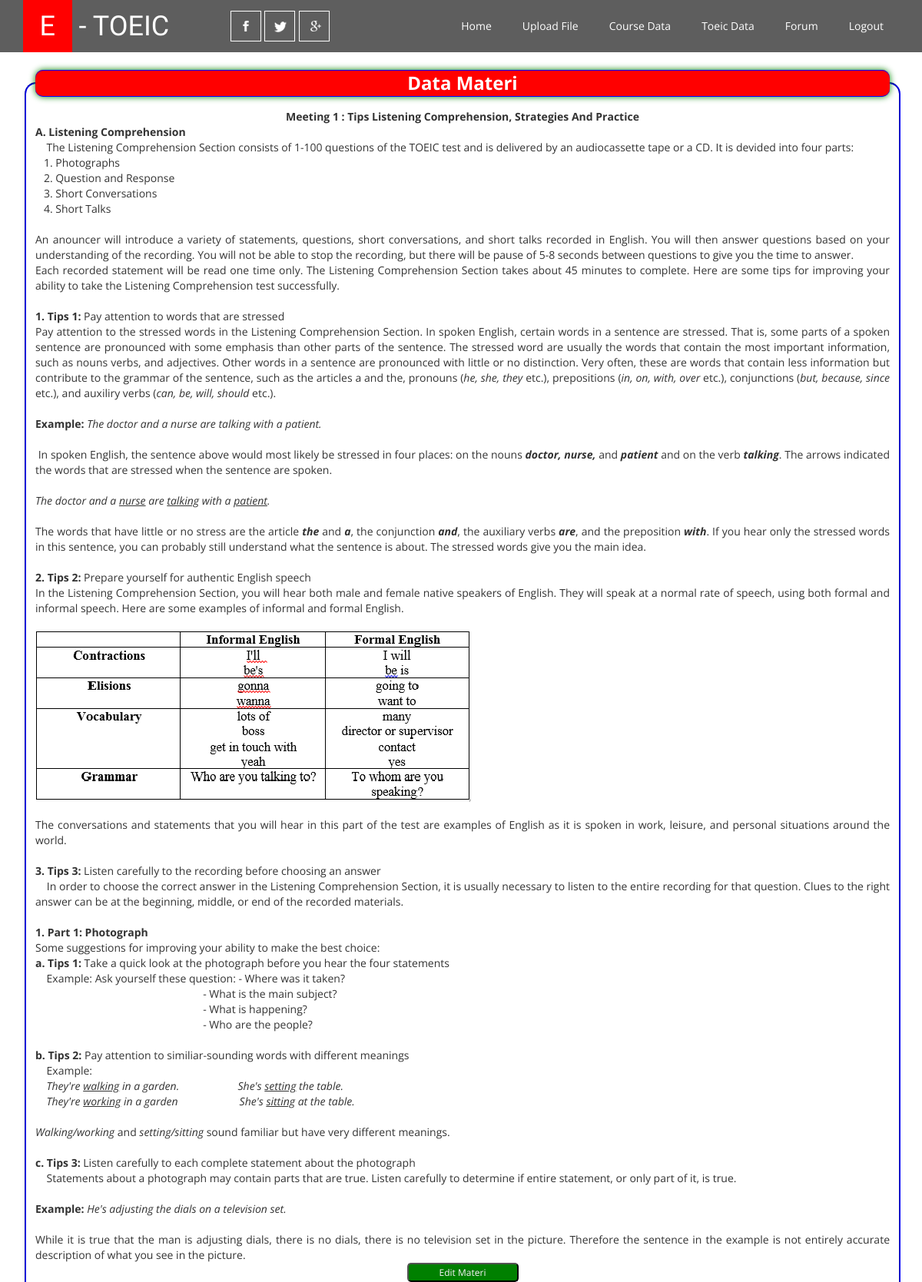
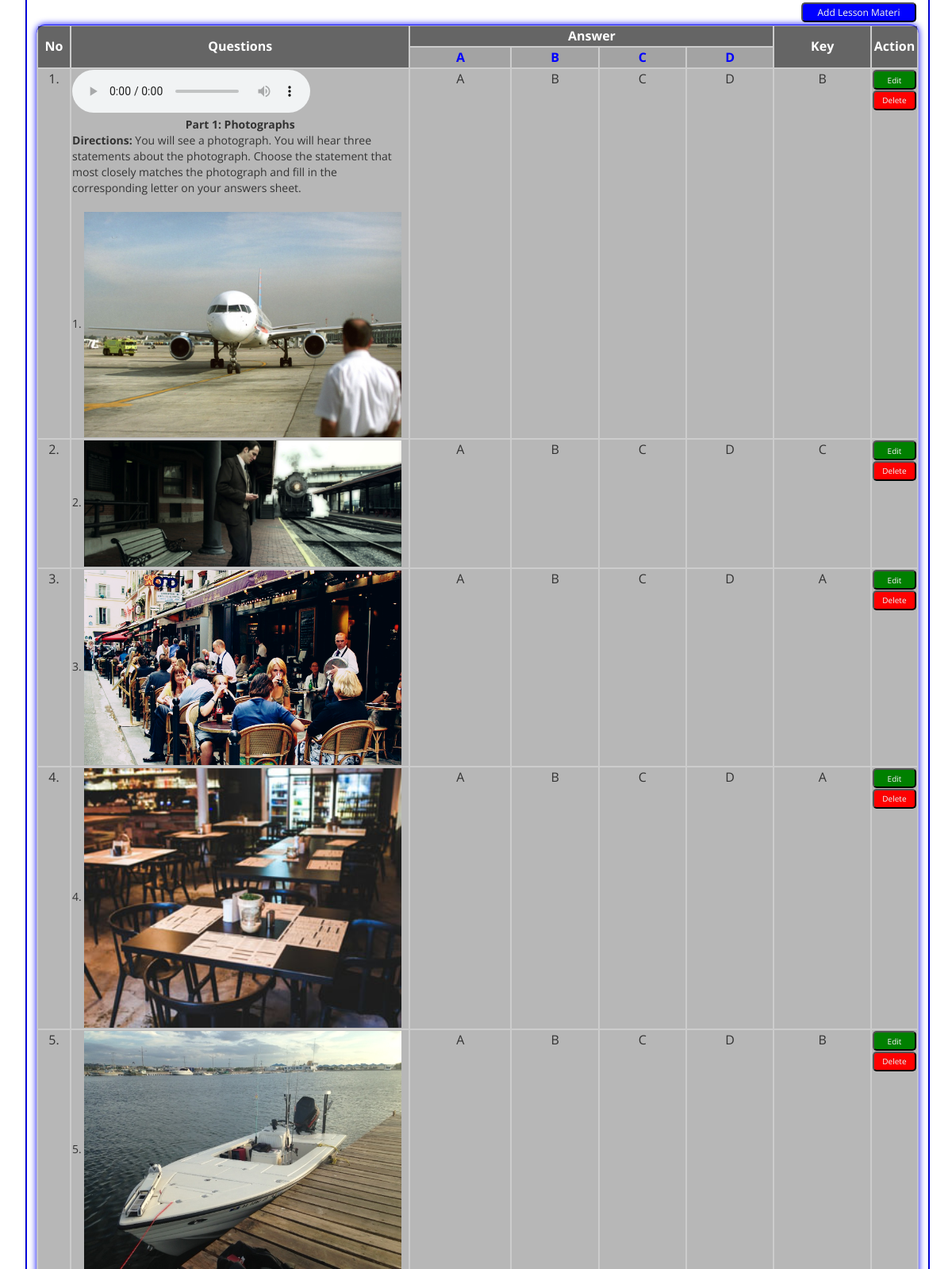
The app's page /main.php?p=materi-show&id=meeting1 (signed in, upper part) with its own data (2 pictures, top to bottom).
### tables this page shows
CREATE TABLE IF NOT EXISTS `materi` (
  `id_materi` varchar(11) NOT NULL,
  `isi_materi` text NOT NULL,
  PRIMARY KEY (`id_materi`)
);

CREATE TABLE IF NOT EXISTS `soal_materi` (
  `id_soal_materi` int(11) NOT NULL AUTO_INCREMENT,
  `id_materi` varchar(11) NOT NULL,
  `jenis_pertanyaan` enum('Listening','Reading') NOT NULL,
  `pertanyaan` text NOT NULL,
  `a` text NOT NULL,
  `b` text NOT NULL,
  `c` text NOT NULL,
  `d` text NOT NULL,
  `kunci_jawaban` text NOT NULL,
  PRIMARY KEY (`id_soal_materi`)
);

### paginator.class.php (called while the page is built, shortened)
<?php
class Paginator{
	var $items_per_page;
	var $default_ipp;
	function Paginator()
	{
		$this->items_per_page = (!empty($_GET['ipp'])) ? $_GET['ipp']:$this->default_ipp;
	}
	function paginate()
	{
		if(!isset($this->default_ipp)) $this->default_ipp=25;
		$this->current_page = (isset($_GET['page'])) ? (int) $_GET['page'] : 1 ;
		$this->low = ($this->current_page <= 0) ? 0:($this->current_page-1) * $this->items_per_page;
		$this->limit = ($_GET['ipp'] == 'All') ? "":" LIMIT $this->low,$this->items_per_page";
	}
}

### file/materi-show.php (the view, shortened to what this page needs)
<?php
if($_SESSION['level']=='admin') {
?>
<br>
<div class="container">
<fieldset>
<legend>Data Materi</legend>
<?php
$sql="select * from materi where id_materi ='$_GET[id]'";
$proses=mysql_query($sql);
$data=mysql_fetch_array($proses);
	$kode = mysql_num_rows($proses);
	if ($kode==''){
?>
<div align="center">
<a href="main.php?p=materi-tambah&id=<?php echo $_GET['id'] ?>">
<button class="tambah-materi" type="submit"><i class="icon-white icon-plus"></i>Add Materi</button></a>
</div>
<?php
} else {
?>
<div style="text-align:justify;"><?php echo $data['isi_materi']?></div>
<div align="center">
<a href="main.php?p=materi-edit&id=<?php echo $_GET['id'] ?>">
<button class="edit-materi" type="submit"><i class="icon-white icon-plus"></i>Edit Materi</button></a>
</div>
<?php
}
?>
<table width="100%">
  <tr>
<td style="text-align:right;">
<?php
$sql="select * from materi where id_materi ='$_GET[id]'";
$proses=mysql_query($sql);
	$kode = mysql_num_rows($proses);
	if ($kode==''){
	echo"";
	}else{
?>
<a href="main.php?p=soal-materi-tambah&id=<?php echo $_GET['id'] ?>"><button class="tambah" type="submit"><i class="icon-white icon-plus"></i>Add Lesson Materi</button></a>
	<?php
	}
	?>
</td>
  </tr>
</table>
<table width="100%" class="tabel">
  <tr class="tr">
    <th width="4%" rowspan="2" class="th">No</th>
    <th width="28%" rowspan="2">Questions</th>
    <th colspan="4">Answer</th>
    <th width="13%" rowspan="2">Key</th>
    <th width="11%" rowspan="2">Action</th>
  </tr>
  <tr class="tr1">
    <th width="14%">A</th>
    <th width="12%">B</th>
    <th width="12%">C</th>
    <th width="12%">D</th>
  </tr>
<?php
	$page = new paginator();
	$page->items_per_page = 10;
	$sql_tbldata=("SELECT * FROM soal_materi where id_materi ='$_GET[id]'");
	$sql_tbldata .= " ORDER BY id_soal_materi ASC";
	$page->items_total = mysql_num_rows(mysql_query($sql_tbldata));
	$page->paginate();
	$sql_tbldata .= " $page->limit";
	$prevPage = (int)$_GET['page']-1;
	$i = $prevPage*(int)$_GET['ipp']+1;
	$psn=mysql_query($sql_tbldata) or die (mysql_error());
	if(mysql_num_rows($psn) > 0):
	while($data=mysql_fetch_object($psn)){
?>
 <tr class="tr2" valign="top">
    <td align="center"><?php echo $i;?>.</td>
    <td><?php echo $data->pertanyaan?></td>
    <td align="center"><?php echo $data->a?></td>
    <td align="center"><?php echo $data->b?></td>
    <td align="center"><?php echo $data->c?></td>
    <td align="center"><?php echo $data->d?></td>
    <td align="center"><?php echo $data->kunci_jawaban?></td>
		<td align="center">
		<a href="main.php?p=soal-materi-edit&id1=<?php echo $data->id_materi?>&id2=<?php echo $data->id_soal_materi?>"><button class="edit" type="submit">Edit</button></a>
		<a href="main.php?p=soal-materi-hapus&id1=<?php echo $data->id_materi?>&id2=<?php echo $data->id_soal_materi?>" onclick="return confirm('Are You Sure, You Want To Delete This Data?')"><button class="hapus" type="submit">Delete</button></a>
		</td>
</tr>
<?php
$i++;
}
else:
	echo "EMPTY DATA.";
endif;
?>
</table>
</fieldset>
</div>
<?php
}else{
echo '<script language="javascript">alert("Can not Access Data..!!"); document.location="index.php";</script>';
}
?>

### css/style.css (style rules this page uses)
html, body { font-size: 100%; font-family: 'Open Sans', sans-serif; background:#ffffff; margin: 0; }
p,ul li { margin:0; font-size:14px; }

### css/style1.css (style rules this page uses)
.tabel { background:#ccc;border-radius:10px; box-shadow: inset 0 1px 1px blue, 0 0 8px blue; }
.tr { background:rgba(0,0,0,0.5); color:white; }
.tr1 { background:rgba(0,0,0,0.2); color:blue; }
.tr2 { background:rgba(0,0,0,0.1); }
fieldset { width: 100%; background:#fff; border-color:blue; border-radius:15px; }
legend { width: 100%; margin-bottom: 10px; font-size:24px; font-weight:bold; color: #fff; border-radius: 10px; border-bottom: 1px solid blue; text-align:center; background:red; box-shadow: inset 0 1px 1px blue, 0 0 8px green; }
.tambah { width:145px; height:25px; font-size:12px; color: #ffffff; text-shadow: 0 -1px 0 rgba(0, 0, 0, 0.25); background-color:blue; cursor:pointer; -webkit-border-radius: 4px; -moz-border-radius: 4px; border-radius: 5px; -webkit-box-shadow: inset 0 1px 1px rgba(0, 0, 0, 0.05); -moz-box-shadow: inset 0 1px 1px rgba(0, 0, 0, 0.05); box-shadow: inset 0 1px 1px rgba(0, 0, 0, 0.05); }
.edit { width:55px; height:25px; font-size:10px; color: #fff; text-shadow: 0 -1px 0 rgba(0, 0, 0, 0.25); background-color:green; cursor:pointer; -webkit-border-radius: 4px; -moz-border-radius: 4px; border-radius: 5px; -webkit-box-shadow: inset 0 1px 1px rgba(0, 0, 0, 0.05); -moz-box-shadow: inset 0 1px 1px rgba(0, 0, 0, 0.05); box-shadow: inset 0 1px 1px rgba(0, 0, 0, 0.05); }
.edit-materi { width:145px; height:25px; font-size:12px; color: #ffffff; text-shadow: 0 -1px 0 rgba(0, 0, 0, 0.25); background-color:green; cursor:pointer; -webkit-border-radius: 4px; -moz-border-radius: 4px; border-radius: 5px; -webkit-box-shadow: inset 0 1px 1px rgba(0, 0, 0, 0.05); -moz-box-shadow: inset 0 1px 1px rgba(0, 0, 0, 0.05); box-shadow: inset 0 1px 1px rgba(0, 0, 0, 0.05); }
.hapus { width:55px; height:25px; font-size:10px; color: #ffffff; text-shadow: 0 -1px 0 rgba(0, 0, 0, 0.25); background-color:red; cursor:pointer; -webkit-border-radius: 4px; -moz-border-radius: 4px; border-radius: 5px; -webkit-box-shadow: inset 0 1px 1px rgba(0, 0, 0, 0.05); -moz-box-shadow: inset 0 1px 1px rgba(0, 0, 0, 0.05); box-shadow: inset 0 1px 1px rgba(0, 0, 0, 0.05); }
@media (min-width: 920px) { fieldset { display:block; } }

### records on screen
materi: isi_materi "Meeting 1 : Tips Listening Comprehension, Strategies And Practice A. Listening Comprehension The Listening Comprehension Section consists of 1-100 questions of the TOEIC test and is delivered by an audiocassette tape or a CD. It is devided into four parts: 1. Photographs 2. Question and Response 3. Short Conversations 4. Short Talks An anouncer will introduce a variety of statements, questions, short conversations, and short talks recorded in English. You will then answer questions based on your understanding of the recording. You will not be able to stop the recording, but there will be pause of 5-8 seconds between questions to give you the time to answer. Each recorded statement will be…", isi_materi (picture)
soal_materi: pertanyaan "Part 1: Photographs Directions: You will see a photograph. You will hear three statements about the photograph. Choose the statement that most closely matches the photograph and fill in the corresponding letter on your answers sheet. 1.", pertanyaan (picture), a "A", b "B", c "C", d "D", kunci_jawaban "B"
soal_materi: pertanyaan "2.", pertanyaan (picture), a "A", b "B", c "C", d "D", kunci_jawaban "C"
soal_materi: pertanyaan "3.", pertanyaan (picture), a "A", b "B", c "C", d "D", kunci_jawaban "A"
soal_materi: pertanyaan "4.", pertanyaan (picture), a "A", b "B", c "C", d "D", kunci_jawaban "A"
soal_materi: pertanyaan "5.", pertanyaan (picture), a "A", b "B", c "C", d "D", kunci_jawaban "B"
